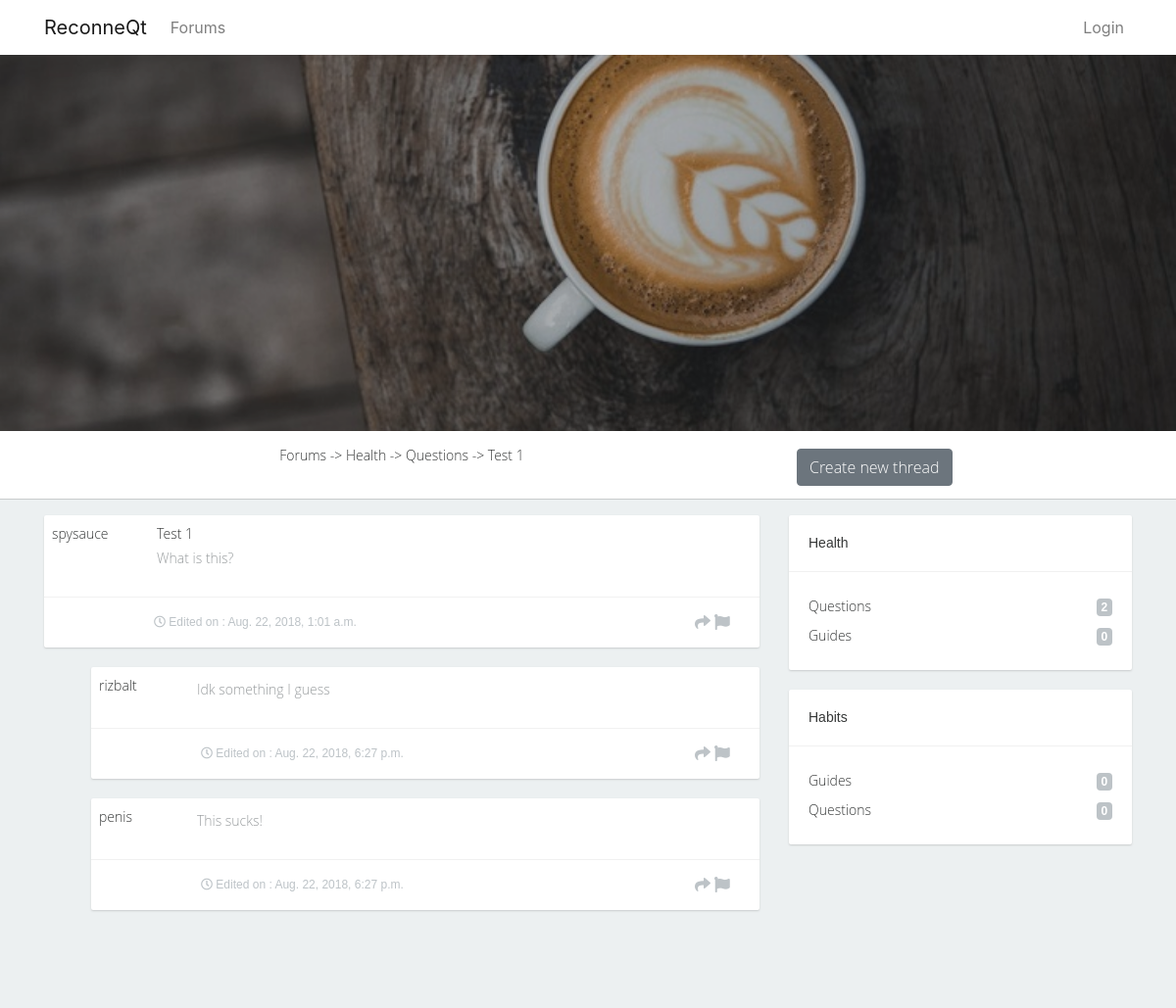
The app's page /forums/thread/1/, older data.
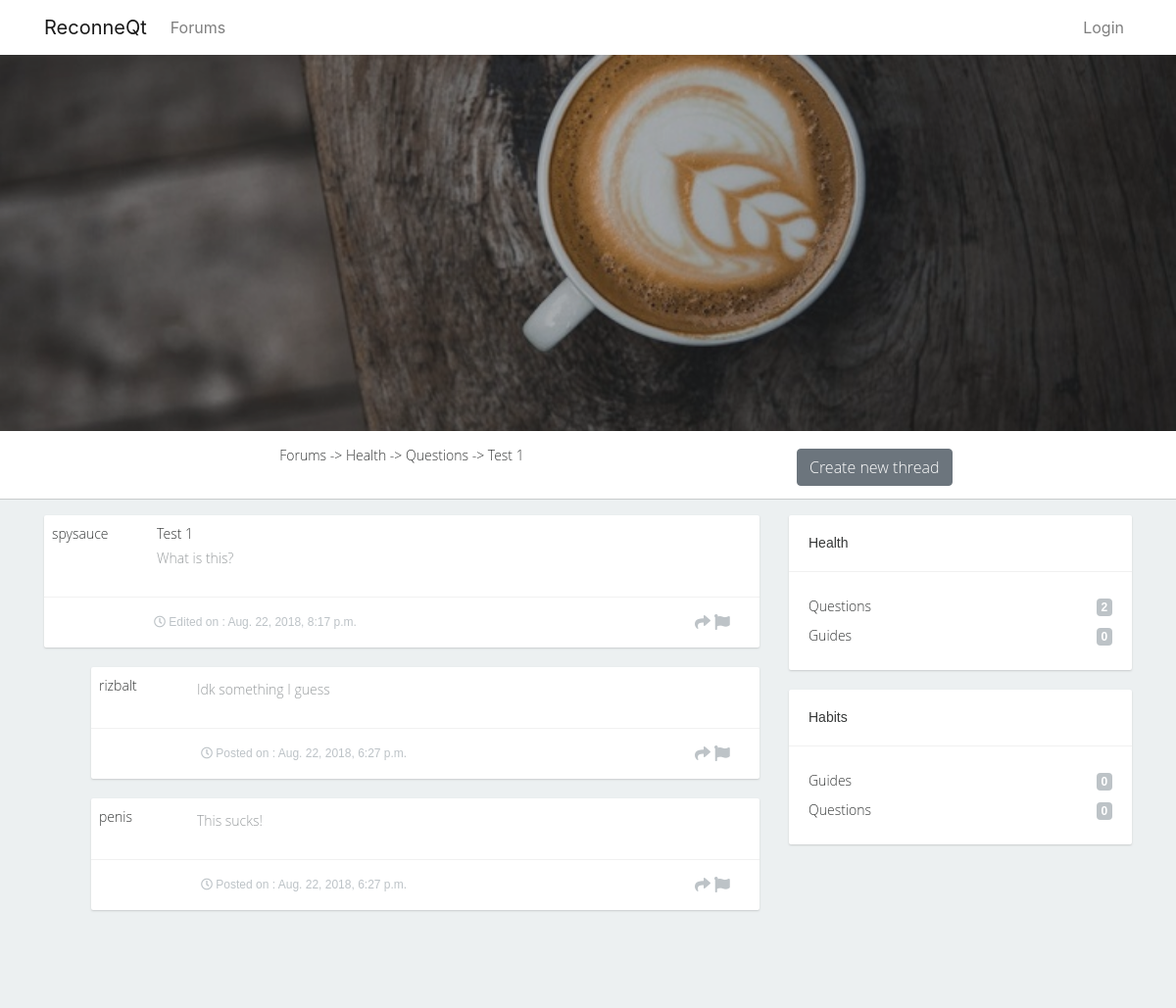
The same page, newer data.
### forums/models.py (models this page shows)
class Post(models.Model):
    content = models.CharField(max_length=1000)
    original = models.BooleanField(default=False)
    post_created = models.DateTimeField(auto_now_add=True)
    post_edited = models.DateTimeField(blank=True, null=True)
    user = models.ForeignKey(User, on_delete=models.CASCADE)
    thread_fk = models.ForeignKey('Thread', on_delete=models.CASCADE, related_name='posts')
    def __str__(self):
        return self.content

### forums/views.py (the view)
# urls.py: path('thread/<int:pk>/', views.thread_detail, name='thread_detail'),
def thread_detail(request, pk):
    try:
        parents = Subject.objects.filter(parent=None)
        children = Subject.objects.exclude(parent=None)
        thread = Thread.objects.get(pk=pk)
        posts = Post.objects.filter(thread_fk=thread).order_by('post_created')
        context = {
            'parents': parents,
            'children': children,
            'thread': thread,
            'posts': posts
        }
    except Thread.DoesNotExist:
        raise Http404("Thread does not exist")
    return render(request, 'forums/thread.html', context)

### forums/models.py (called while the page is built)
    def __str__(self):
        return self.subject_name

    def __str__(self):
        return self.title

### forums/templates/forums/thread.html
{% extends 'forums/base_forums.html' %}
{% block breadcrumbs %}
<p class="breadcrumbs" align="center">
  <a href="{% url 'forum' %}">Forums</a> -> <a href="{% url 'threads' s_id=thread.subject_fk.parent.pk %}">{{ thread.subject_fk.parent }}</a> -> <a href="{% url 'threads' s_id=thread.subject_fk.pk %}">{{ thread.subject_fk }}</a> -> {{ thread }}
</p>
{% endblock %}
{% block threads %}
  {% if posts.count == 0 %}
    Nothing to display
  {% else %}
    {% for p in posts %}
      {% if p.original %}
        <div class="thread">
          <div class="posttop p-2">
            <div class="userinfo pull-left">
              {{ p.user }}
            </div>
            <div class="thread-title pull-left">
              {{ thread }}
              <p class="post">
                {{ p }}
              </p>
            </div>
            <div class="clearfix"></div>
          </div>
          <div class="post-info">
            {% if p.post_edited != None %}
              <div class="posted pull-left"><i class="far fa-clock"></i> Edited on : {{ p.post_edited }}</div>
            {% else %}
              <div class="posted pull-left"><i class="far fa-clock"></i> Posted on : {{ p.post_created }}</div>
            {% endif %}
            <div class="next pull-right">
              <a href="#"><i class="fa fa-share"></i></a>
              <a href="#"><i class="fa fa-flag"></i></a>
            </div>
            <div class="clearfix"></div>
          </div>
        </div>
      {% else %}
        <div class="thread ml-5">
          <div class="posttop p-2">
            <div class="userinfo pull-left">
              {{ p.user }}
            </div>
            <p class="post">
              {{ p }}
            </p>
          </div>
          <div class="post-info">
            {% if p.post_edited != None %}
              <div class="posted pull-left"><i class="far fa-clock"></i> Edited on : {{ p.post_edited }}</div>
            {% else %}
              <div class="posted pull-left"><i class="far fa-clock"></i> Posted on : {{ p.post_created }}</div>
            {% endif %}
            <div class="next pull-right">
              <a href="#"><i class="fa fa-share"></i></a>
              <a href="#"><i class="fa fa-flag"></i></a>
            </div>
            <div class="clearfix"></div>
          </div>
        </div>
      {% endif %}
    {% endfor %}
  {% endif %}
{% endblock %}

Row changes from the older to the newer data that the page shows:
changed Post "What is this?": post_edited "Aug. 22, 2018, 1:01 a.m." → "Aug. 22, 2018, 8:17 p.m."
changed Post "Idk something I guess": post_created (not shown) → "Aug. 22, 2018, 6:27 p.m."; post_edited "Aug. 22, 2018, 6:27 p.m." → (not shown); post_edited "Edited on :" → "Posted on :"
changed Post "This sucks!": post_created (not shown) → "Aug. 22, 2018, 6:27 p.m."; post_edited "Aug. 22, 2018, 6:27 p.m." → (not shown); post_edited "Edited on :" → "Posted on :"
